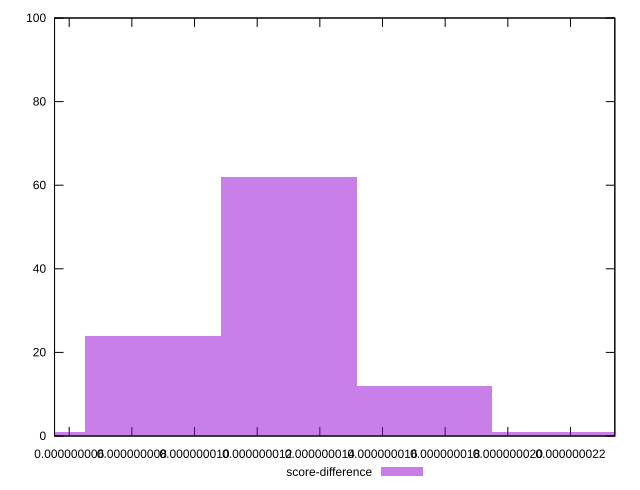

Source code (gnuplot):
reset

$scoreDifference <<EOF
1.3003292120649032e-8 62
8.668861413766021e-9 24
1.7337722827532042e-8 12
4.3344307068830105e-9 1
2.1672153534415053e-8 1
EOF

set key outside below
set boxwidth 4.3344307068830105e-9
set xrange [5.531823221716081e-9:2.34151964484397e-8]
set yrange [0:100]
set trange [0:100]
set style fill transparent solid 0.5 noborder
set terminal svg size 640, 490 enhanced background rgb 'white'
set output "reprap/bootup-time/samples/pages+cached+noexternal+noimg/score-difference/histogram.svg"

plot $scoreDifference title "score-difference" with boxes

reset
